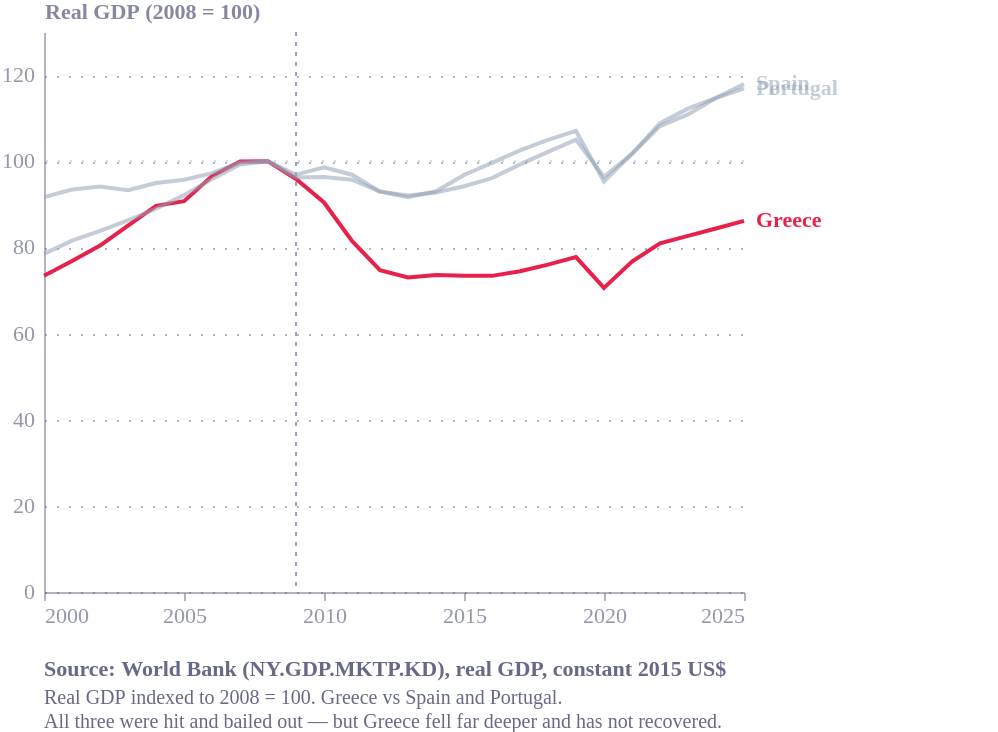

Vega-Lite specification for this chart:
### Vega-Lite specification from a JSON file in a GitHub repository (floating-point values rounded to 4 significant figures)
{"config": {"font": "Circular Std", "text": {"color": "#676A86", "align": "left", "baseline": "middle", "dx": 7, "dy": 0, "fontSize": 11}, "view": {"stroke": "transparent", "continuousWidth": 400, "continuousHeight": 300, "discreteWidth": 400, "discreteHeight": 300, "fill": "transparent"}, "range": {"category": ["#36B7B4", "#E6224B", "#F4C245", "#0063AF", "#00A767", "#179FDB", "#EB5C2E", "#5C267B", "#122B39"], "diverging": ["#E6224B", "#E54753", "#C9C9C9", "#179FDB", "#122B39"], "heatmap": ["#C9C9C9", "#179FDB", "#0063AF", "#122B39"], "ordinal": ["#00A767", "#36B7B4", "#179FDB", "#0063AF", "#243B5A"]}, "bar": {"color": "#179fdb"}, "line": {"color": "#e6224b"}, "rule": {"color": "#676A86"}, "area": {"opacity": 0.8}, "point": {"filled": true, "size": 80, "color": "#e6224b", "opacity": 0.95}, "geoshape": {"stroke": "white", "strokeWidth": 0.3}, "rect": {"fill": "#d6d4d4", "opacity": 0.3}, "axis": {"labelColor": "#676A86", "labelFontSize": 11, "labelFont": "Circular Std", "labelOpacity": 0.7, "tickColor": "#676A86", "tickOpacity": 0.5, "domainColor": "#676A86", "domainOpacity": 0.5, "gridColor": "#676A86", "gridDash": [2, 2], "gridOpacity": 0.5, "title": null, "titleColor": "#676A86", "titleOpacity": 0.8, "tickSize": 4}, "axisXDiscrete": {"grid": false, "labelAngle": 0, "tickCount": 10, "tickOpacity": 0.5, "title": null}, "axisYDiscrete": {"ticks": false, "labelPadding": 5}, "axisXTemporal": {"grid": false, "ticks": true}, "axisXQuantitative": {"grid": true}, "axisYQuantitative": {"gridColor": "#676A86", "gridDash": [1, 5], "gridOpacity": 0.5, "ticks": false, "labelPadding": 5, "tickCount": 8, "titleAngle": 0, "titleAlign": "left", "titleBaseline": "bottom", "titleX": 0, "titleY": -5}, "title": {"color": "#676A86E6", "subtitleColor": "#676A86", "font": "Circular Std", "subtitleFont": "Circular Std", "anchor": "start", "fontSize": 14, "subtitleFontSize": 12, "subtitlePadding": 4, "offset": 0, "frame": "group"}, "legend": {"titleColor": "#122b39", "title": null, "labelColor": "#122b39", "labelFontSize": 11}, "background": "white"}, "layer": [{"data": {"name": "data-9d78020f76d997398dca41cfa4b6d9e0"}, "mark": {"type": "rule", "color": "#cbd5e1", "strokeDash": [1, 5]}, "encoding": {"y": {"field": "y", "type": "quantitative"}}}, {"data": {"name": "data-1f73462ec1e60cd65517e528affd1124"}, "mark": {"type": "rule", "color": "#94a3b8", "strokeDash": [2, 3]}, "encoding": {"x": {"field": "date", "type": "temporal"}}}, {"data": {"name": "data-1a857b58d53c6b42adfb48fcd36caa5f"}, "mark": {"type": "line", "strokeWidth": 2}, "encoding": {"color": {"field": "country", "legend": null, "scale": {"domain": ["Greece", "Spain", "Portugal"], "range": ["#E6224B", "#94a3b8", "#94a3b8"]}, "type": "nominal"}, "detail": {"field": "country", "type": "nominal"}, "opacity": {"condition": {"test": "datum.country=='Greece'", "value": 1}, "value": 0.55}, "x": {"axis": {"format": "%Y", "tickCount": 7}, "field": "date", "title": null, "type": "temporal"}, "y": {"field": "index", "scale": {"domain": [65, 125]}, "title": "Real GDP (2008 = 100)", "type": "quantitative"}}}, {"data": {"name": "data-1a857b58d53c6b42adfb48fcd36caa5f"}, "mark": {"type": "text", "align": "left", "dx": 6, "fontSize": 11, "fontWeight": "bold"}, "encoding": {"color": {"field": "country", "legend": null, "scale": {"domain": ["Greece", "Spain", "Portugal"], "range": ["#E6224B", "#94a3b8", "#94a3b8"]}, "type": "nominal"}, "opacity": {"condition": {"test": "datum.country=='Greece'", "value": 1}, "value": 0.55}, "text": {"field": "country", "type": "nominal"}, "x": {"aggregate": "max", "field": "date", "type": "temporal"}, "y": {"aggregate": {"argmax": "date"}, "field": "index", "type": "quantitative"}}}], "height": 280, "padding": {"right": 80}, "title": {"text": "Source: World Bank (NY.GDP.MKTP.KD), real GDP, constant 2015 US$", "anchor": "start", "color": "#676A86", "dy": 12, "fontSize": 11, "orient": "bottom", "subtitle": ["Real GDP indexed to 2008 = 100. Greece vs Spain and Portugal.", "All three were hit and bailed out — but Greece fell far deeper and has not recovered."], "subtitleColor": "#676A86", "subtitleFontSize": 10}, "width": 350, "$schema": "https://vega.github.io/schema/vega-lite/v6.4.1.json", "datasets": {"data-9d78020f76d997398dca41cfa4b6d9e0": [{"y": 100}], "data-1f73462ec1e60cd65517e528affd1124": [{"date": "2009-01-01"}], "data-1a857b58d53c6b42adfb48fcd36caa5f": [{"year": 2000, "index": 73.4, "country": "Greece", "date": "2000-01-01"}, {"year": 2001, "index": 76.82, "country": "Greece", "date": "2001-01-01"}, {"year": 2002, "index": 80.41, "country": "Greece", "date": "2002-01-01"}, {"year": 2003, "index": 85.08, "country": "Greece", "date": "2003-01-01"}, {"year": 2004, "index": 89.65, "country": "Greece", "date": "2004-01-01"}, {"year": 2005, "index": 90.71, "country": "Greece", "date": "2005-01-01"}, {"year": 2006, "index": 96.56, "country": "Greece", "date": "2006-01-01"}, {"year": 2007, "index": 99.94, "country": "Greece", "date": "2007-01-01"}, {"year": 2008, "index": 100.0, "country": "Greece", "date": "2008-01-01"}, {"year": 2009, "index": 95.88, "country": "Greece", "date": "2009-01-01"}, {"year": 2010, "index": 90.42, "country": "Greece", "date": "2010-01-01"}, {"year": 2011, "index": 81.49, "country": "Greece", "date": "2011-01-01"}, {"year": 2012, "index": 74.7, "country": "Greece", "date": "2012-01-01"}, {"year": 2013, "index": 73.0, "country": "Greece", "date": "2013-01-01"}, {"year": 2014, "index": 73.58, "country": "Greece", "date": "2014-01-01"}, {"year": 2015, "index": 73.41, "country": "Greece", "date": "2015-01-01"}, {"year": 2016, "index": 73.39, "country": "Greece", "date": "2016-01-01"}, {"year": 2017, "index": 74.47, "country": "Greece", "date": "2017-01-01"}, {"year": 2018, "index": 76.01, "country": "Greece", "date": "2018-01-01"}, {"year": 2019, "index": 77.74, "country": "Greece", "date": "2019-01-01"}, {"year": 2020, "index": 70.59, "country": "Greece", "date": "2020-01-01"}, {"year": 2021, "index": 76.7, "country": "Greece", "date": "2021-01-01"}, {"year": 2022, "index": 80.94, "country": "Greece", "date": "2022-01-01"}, {"year": 2023, "index": 82.67, "country": "Greece", "date": "2023-01-01"}, {"year": 2024, "index": 84.39, "country": "Greece", "date": "2024-01-01"}, {"year": 2025, "index": 86.14, "country": "Greece", "date": "2025-01-01"}, {"year": 2000, "index": 91.65, "country": "Portugal", "date": "2000-01-01"}, {"year": 2001, "index": 93.43, "country": "Portugal", "date": "2001-01-01"}, {"year": 2002, "index": 94.15, "country": "Portugal", "date": "2002-01-01"}, {"year": 2003, "index": 93.28, "country": "Portugal", "date": "2003-01-01"}, {"year": 2004, "index": 94.95, "country": "Portugal", "date": "2004-01-01"}, {"year": 2005, "index": 95.69, "country": "Portugal", "date": "2005-01-01"}, {"year": 2006, "index": 97.24, "country": "Portugal", "date": "2006-01-01"}, {"year": 2007, "index": 99.68, "country": "Portugal", "date": "2007-01-01"}, {"year": 2008, "index": 100.0, "country": "Portugal", "date": "2008-01-01"}, {"year": 2009, "index": 96.88, "country": "Portugal", "date": "2009-01-01"}, {"year": 2010, "index": 98.56, "country": "Portugal", "date": "2010-01-01"}, {"year": 2011, "index": 96.87, "country": "Portugal", "date": "2011-01-01"}, {"year": 2012, "index": 92.95, "country": "Portugal", "date": "2012-01-01"}, {"year": 2013, "index": 92.03, "country": "Portugal", "date": "2013-01-01"}, {"year": 2014, "index": 92.72, "country": "Portugal", "date": "2014-01-01"}, {"year": 2015, "index": 94.19, "country": "Portugal", "date": "2015-01-01"}, {"year": 2016, "index": 96.08, "country": "Portugal", "date": "2016-01-01"}, {"year": 2017, "index": 99.26, "country": "Portugal", "date": "2017-01-01"}, {"year": 2018, "index": 102.2, "country": "Portugal", "date": "2018-01-01"}, {"year": 2019, "index": 105.0, "country": "Portugal", "date": "2019-01-01"}, {"year": 2020, "index": 96.38, "country": "Portugal", "date": "2020-01-01"}, {"year": 2021, "index": 101.7, "country": "Portugal", "date": "2021-01-01"}, {"year": 2022, "index": 108.8, "country": "Portugal", "date": "2022-01-01"}, {"year": 2023, "index": 112.2, "country": "Portugal", "date": "2023-01-01"}, {"year": 2024, "index": 114.7, "country": "Portugal", "date": "2024-01-01"}, {"year": 2025, "index": 116.8, "country": "Portugal", "date": "2025-01-01"}, {"year": 2000, "index": 78.49, "country": "Spain", "date": "2000-01-01"}, {"year": 2001, "index": 81.57, "country": "Spain", "date": "2001-01-01"}, {"year": 2002, "index": 83.82, "country": "Spain", "date": "2002-01-01"}, {"year": 2003, "index": 86.28, "country": "Spain", "date": "2003-01-01"}, {"year": 2004, "index": 88.97, "country": "Spain", "date": "2004-01-01"}, {"year": 2005, "index": 92.13, "country": "Spain", "date": "2005-01-01"}, {"year": 2006, "index": 95.85, "country": "Spain", "date": "2006-01-01"}, {"year": 2007, "index": 99.24, "country": "Spain", "date": "2007-01-01"}, {"year": 2008, "index": 100.0, "country": "Spain", "date": "2008-01-01"}, {"year": 2009, "index": 96.23, "country": "Spain", "date": "2009-01-01"}, {"year": 2010, "index": 96.32, "country": "Spain", "date": "2010-01-01"}, {"year": 2011, "index": 95.71, "country": "Spain", "date": "2011-01-01"}, {"year": 2012, "index": 92.96, "country": "Spain", "date": "2012-01-01"}, {"year": 2013, "index": 91.64, "country": "Spain", "date": "2013-01-01"}, {"year": 2014, "index": 93.03, "country": "Spain", "date": "2014-01-01"}, {"year": 2015, "index": 96.81, "country": "Spain", "date": "2015-01-01"}, {"year": 2016, "index": 99.63, "country": "Spain", "date": "2016-01-01"}, {"year": 2017, "index": 102.5, "country": "Spain", "date": "2017-01-01"}, {"year": 2018, "index": 105.0, "country": "Spain", "date": "2018-01-01"}, {"year": 2019, "index": 107.0, "country": "Spain", "date": "2019-01-01"}, {"year": 2020, "index": 95.32, "country": "Spain", "date": "2020-01-01"}, {"year": 2021, "index": 101.7, "country": "Spain", "date": "2021-01-01"}, {"year": 2022, "index": 108.2, "country": "Spain", "date": "2022-01-01"}, {"year": 2023, "index": 110.8, "country": "Spain", "date": "2023-01-01"}, {"year": 2024, "index": 114.7, "country": "Spain", "date": "2024-01-01"}, {"year": 2025, "index": 117.9, "country": "Spain", "date": "2025-01-01"}]}}
